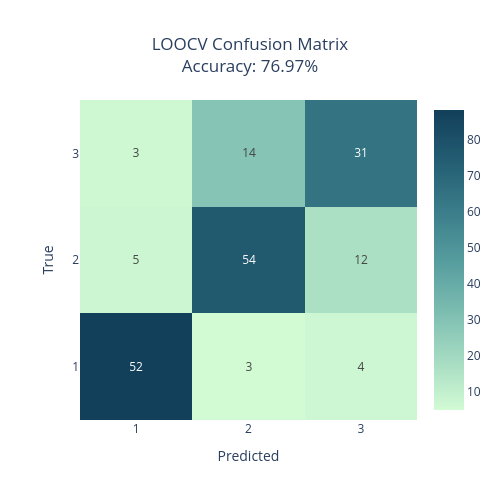

Write notebook code for a chart like this one.
### Code cell
# Part 1

drop = lambda x, i: np.delete(x, i, axis=0)
LOOCV = lambda x, i: NN(x, drop(features, i), drop(labels, i))

predictions = np.array([LOOCV(x, i) for i, x in enumerate(features)])
display_confusion_matrix(labels, predictions, title="LOOCV Confusion Matrix")

### Figure 1 — Plotly figure (JSON) as saved in the notebook; plotly's stock layout.template omitted (floating-point values rounded to 4 significant figures)
{"data": [{"colorscale": [[0, "rgb(210, 251, 212)"], [0.1667, "rgb(165, 219, 194)"], [0.3333, "rgb(123, 188, 176)"], [0.5, "rgb(85, 156, 158)"], [0.6667, "rgb(58, 124, 137)"], [0.8333, "rgb(35, 93, 114)"], [1, "rgb(18, 63, 90)"]], "showscale": true, "text": [[52, 3, 4], [5, 54, 12], [3, 14, 31]], "texttemplate": "%{text}", "type": "heatmap", "x": ["1", "2", "3"], "y": ["1", "2", "3"], "z": [[88.14, 5.085, 6.78], [7.042, 76.06, 16.9], [6.25, 29.17, 64.58]]}], "layout": {"height": 500, "title": {"text": "LOOCV Confusion Matrix<br>Accuracy: 76.97%", "x": 0.5}, "width": 500, "xaxis": {"title": {"text": "Predicted"}}, "yaxis": {"title": {"text": "True"}}}}
